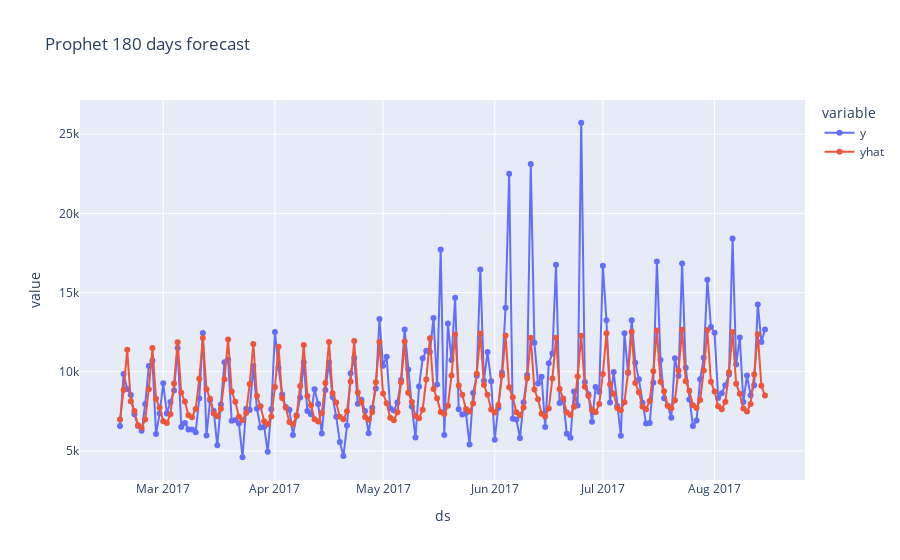

Notebook cell for this chart:
### Markdown cell above
### <b>180 Days predict</b>

### Code cell
window = 180
train, test = fbp_set[:-window], fbp_set[-window:]

# init and fit the model
m = Prophet()
m.fit(train)

# Create Future dates
future_sales = m.make_future_dataframe(periods=180)

# Predict sales
forecast = m.predict(future_sales)
forecast[['ds', 'yhat', 'yhat_lower', 'yhat_upper']].head()

# merge test set with forecasted values
benchmark_df = test.merge(forecast[["ds", "yhat"]], on="ds", how="left")

# Plot actual and forecasted data
fig = px.line(benchmark_df, x='ds', y=["y", "yhat"], markers=True, title="Prophet 180 days forecast")
# # Show plot 
fig.show()

evaluate_forecasting_model(
    actual_values=benchmark_df['y'],
    predicted_values=benchmark_df['yhat'],
    round_nbr=3
)

### Figure 1 — Plotly figure (JSON) as saved in the notebook; plotly's stock layout.template omitted (floating-point values rounded to 4 significant figures; data arrays with more than 128 entries replaced by an {"elided": "..."} marker saying what was removed)
{"data": [{"hovertemplate": "variable=y<br>ds=%{x}<br>value=%{y}<extra></extra>", "legendgroup": "y", "line": {"color": "#636efa", "dash": "solid"}, "marker": {"symbol": "circle"}, "mode": "lines+markers", "name": "y", "orientation": "v", "showlegend": true, "type": "scatter", "x": {"elided": "180 str values"}, "xaxis": "x", "y": {"elided": "180 float values"}, "yaxis": "y"}, {"hovertemplate": "variable=yhat<br>ds=%{x}<br>value=%{y}<extra></extra>", "legendgroup": "yhat", "line": {"color": "#EF553B", "dash": "solid"}, "marker": {"symbol": "circle"}, "mode": "lines+markers", "name": "yhat", "orientation": "v", "showlegend": true, "type": "scatter", "x": {"elided": "180 str values"}, "xaxis": "x", "y": {"elided": "180 float values"}, "yaxis": "y"}], "layout": {"legend": {"title": {"text": "variable"}, "tracegroupgap": 0}, "title": {"text": "Prophet 180 days forecast"}, "xaxis": {"anchor": "y", "domain": [0, 1], "title": {"text": "ds"}}, "yaxis": {"anchor": "x", "domain": [0, 1], "title": {"text": "value"}}}}
